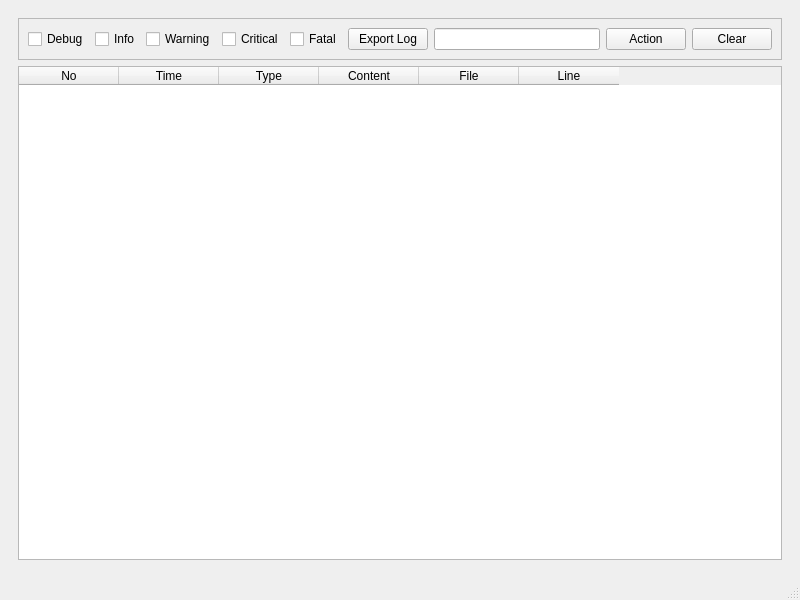
<?xml version="1.0" encoding="UTF-8"?>
<ui version="4.0">
 <class>MainWindow</class>
 <widget class="QMainWindow" name="MainWindow">
  <property name="geometry">
   <rect>
    <x>0</x>
    <y>0</y>
    <width>800</width>
    <height>600</height>
   </rect>
  </property>
  <property name="windowTitle">
   <string>MainWindow</string>
  </property>
  <widget class="QWidget" name="centralwidget">
   <layout class="QVBoxLayout" name="verticalLayout">
    <item>
     <widget class="QWidget" name="widget" native="true">
      <layout class="QVBoxLayout" name="verticalLayout_2">
       <item>
        <widget class="QFrame" name="frame">
         <property name="frameShape">
          <enum>QFrame::StyledPanel</enum>
         </property>
         <property name="frameShadow">
          <enum>QFrame::Raised</enum>
         </property>
         <layout class="QHBoxLayout" name="horizontalLayout">
          <item>
           <widget class="QCheckBox" name="checkBox_5">
            <property name="text">
             <string>Debug</string>
            </property>
           </widget>
          </item>
          <item>
           <widget class="QCheckBox" name="checkBox_4">
            <property name="text">
             <string>Info</string>
            </property>
           </widget>
          </item>
          <item>
           <widget class="QCheckBox" name="checkBox_3">
            <property name="text">
             <string>Warning</string>
            </property>
           </widget>
          </item>
          <item>
           <widget class="QCheckBox" name="checkBox">
            <property name="text">
             <string>Critical</string>
            </property>
           </widget>
          </item>
          <item>
           <widget class="QCheckBox" name="checkBox_2">
            <property name="text">
             <string>Fatal</string>
            </property>
           </widget>
          </item>
          <item>
           <widget class="QPushButton" name="pushButton">
            <property name="text">
             <string>Export Log</string>
            </property>
           </widget>
          </item>
          <item>
           <widget class="QLineEdit" name="loopTest"/>
          </item>
          <item>
           <widget class="QPushButton" name="actionLog">
            <property name="text">
             <string>Action</string>
            </property>
           </widget>
          </item>
          <item>
           <widget class="QPushButton" name="clearBtn">
            <property name="text">
             <string>Clear</string>
            </property>
           </widget>
          </item>
         </layout>
        </widget>
       </item>
       <item>
        <widget class="QTableWidget" name="tableWidget">
         <property name="focusPolicy">
          <enum>Qt::NoFocus</enum>
         </property>
         <property name="styleSheet">
          <string notr="true">QTableWidget {
	selection-background-color: #3399ff;
	selection-color: white;
}</string>
         </property>
         <property name="locale">
          <locale language="Chinese" country="China"/>
         </property>
         <property name="editTriggers">
          <set>QAbstractItemView::NoEditTriggers</set>
         </property>
         <property name="selectionMode">
          <enum>QAbstractItemView::SingleSelection</enum>
         </property>
         <property name="selectionBehavior">
          <enum>QAbstractItemView::SelectRows</enum>
         </property>
         <property name="showGrid">
          <bool>false</bool>
         </property>
         <property name="sortingEnabled">
          <bool>true</bool>
         </property>
         <attribute name="horizontalHeaderVisible">
          <bool>true</bool>
         </attribute>
         <attribute name="horizontalHeaderCascadingSectionResizes">
          <bool>false</bool>
         </attribute>
         <attribute name="horizontalHeaderHighlightSections">
          <bool>true</bool>
         </attribute>
         <column>
          <property name="text">
           <string>No</string>
          </property>
          <property name="textAlignment">
           <set>AlignCenter</set>
          </property>
         </column>
         <column>
          <property name="text">
           <string>Time</string>
          </property>
          <property name="textAlignment">
           <set>AlignCenter</set>
          </property>
         </column>
         <column>
          <property name="text">
           <string>Type</string>
          </property>
          <property name="textAlignment">
           <set>AlignCenter</set>
          </property>
         </column>
         <column>
          <property name="text">
           <string>Content</string>
          </property>
          <property name="textAlignment">
           <set>AlignCenter</set>
          </property>
         </column>
         <column>
          <property name="text">
           <string>File</string>
          </property>
          <property name="textAlignment">
           <set>AlignCenter</set>
          </property>
         </column>
         <column>
          <property name="text">
           <string>Line</string>
          </property>
          <property name="textAlignment">
           <set>AlignCenter</set>
          </property>
         </column>
        </widget>
       </item>
      </layout>
     </widget>
    </item>
   </layout>
  </widget>
  <widget class="QMenuBar" name="menubar">
   <property name="geometry">
    <rect>
     <x>0</x>
     <y>0</y>
     <width>800</width>
     <height>22</height>
    </rect>
   </property>
  </widget>
  <widget class="QStatusBar" name="statusbar"/>
 </widget>
 <resources/>
 <connections/>
</ui>
